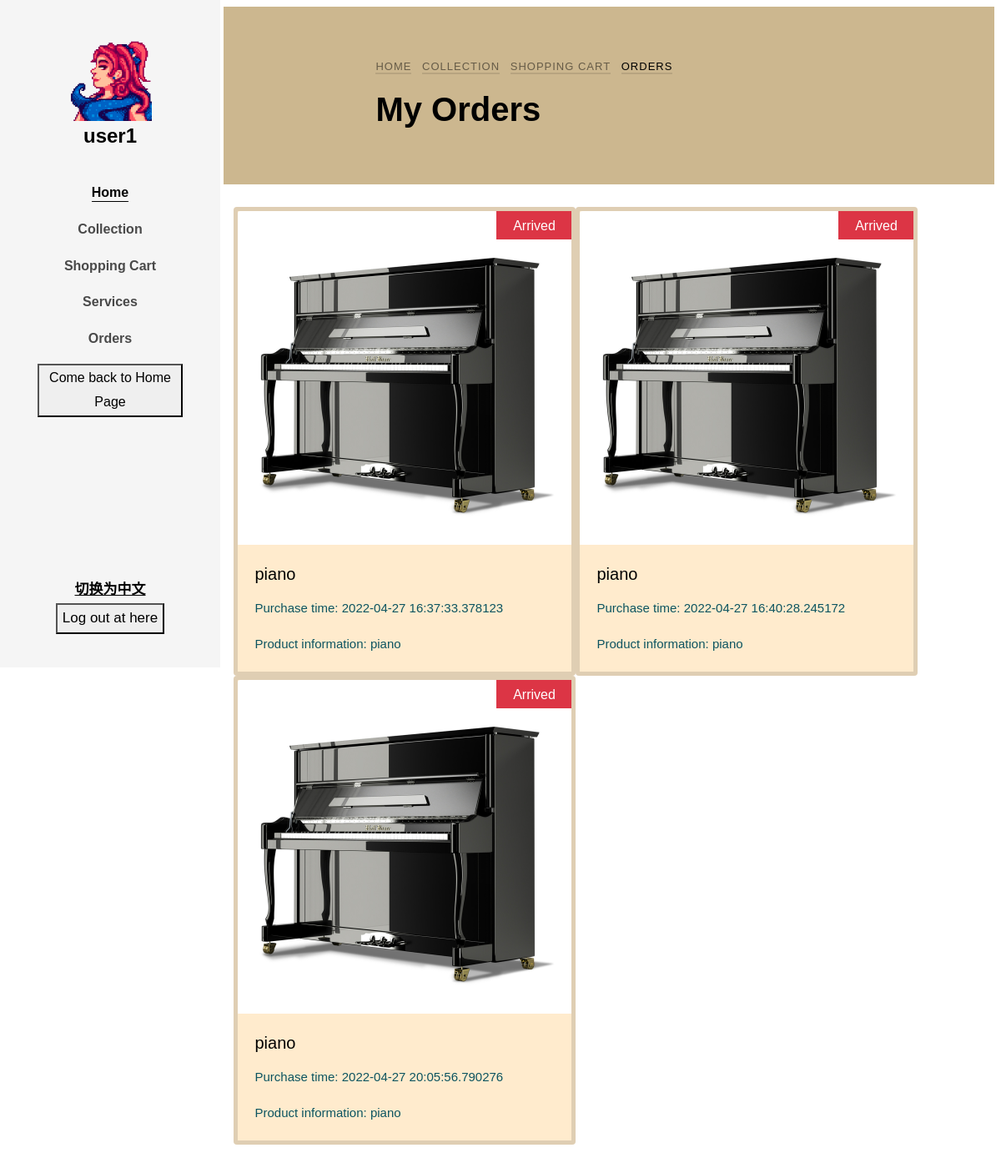
The page /Orders (signed in) on the database as committed earlier.
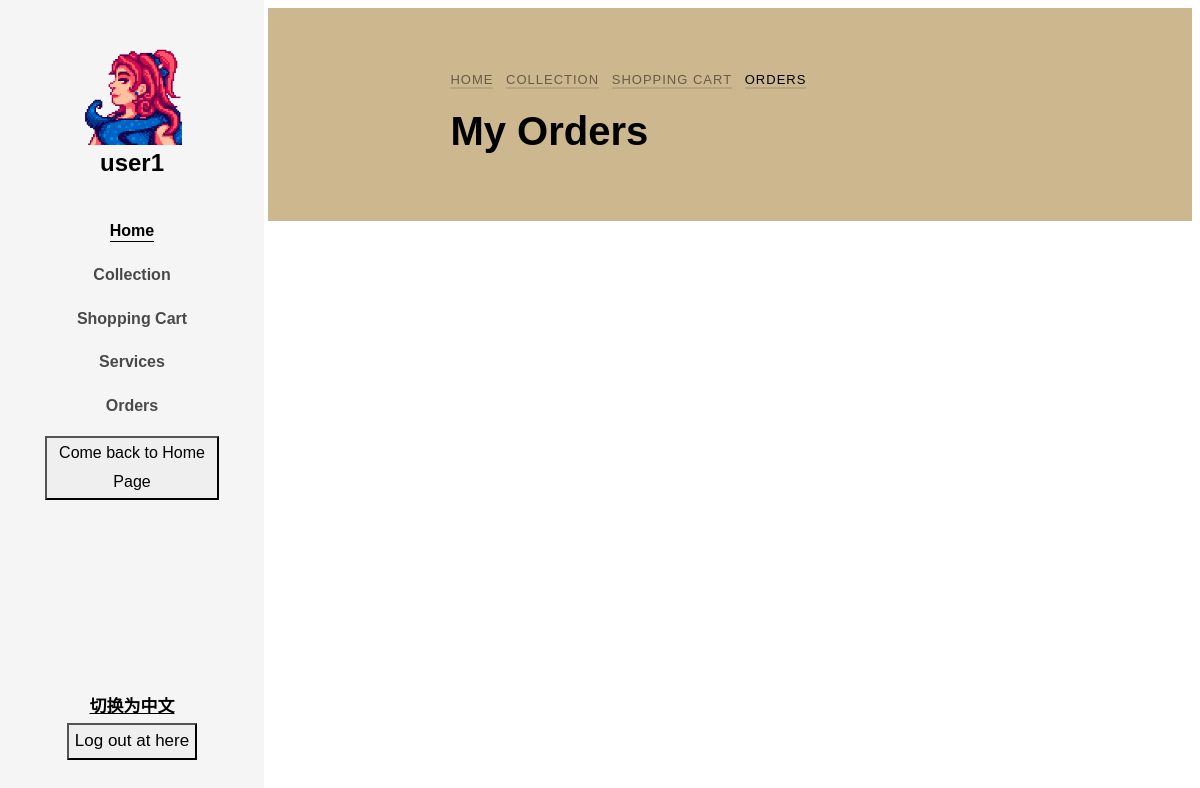
The same page on the database as committed later.
### app/models.py (models this page shows, shortened)
class User(db.Model):
    __tablename__ = "user"
    __table_args__ = {'extend_existing': True}
    id = db.Column(db.Integer, primary_key=True)
    user_name = db.Column(db.String(32), unique=True, nullable=False)
    password_hash = db.Column(db.String(64), nullable=False)
    email = db.Column(db.String(64), nullable=False)
    register_time = db.Column(db.DateTime, default=datetime.now)
    gender = db.Column(db.String(10), nullable=True)
    icon = db.Column(db.String(128), nullable=True)
    introduction = db.Column(db.String(64), nullable=True)
    authority = db.Column(db.Integer, default=0, nullable=False)
    money = db.Column(db.Integer, default=0, nullable=False)
    new_time = db.Column(db.DateTime, nullable=True)
    count = db.Column(db.Integer, default=0)
    situation = db.Column(db.Boolean, nullable=True)
    messages = db.relationship('Message', back_populates='author', cascade='all')

class Commodity(db.Model):
    __tablename__ = "commodity"
    __table_args__ = {'extend_existing': True}
    id = db.Column(db.Integer, primary_key=True, autoincrement=True)
    commodity_name = db.Column(db.String(32), nullable=False)
    release_time = db.Column(db.DateTime, default=datetime.now)
    cargo_quantity = db.Column(db.Integer, nullable=False)
    pic_path = db.Column(db.String(64), nullable=True)
    price = db.Column(db.Integer, nullable=False)
    introduction = db.Column(db.String(64), nullable=True)
    type = db.Column(db.String(32), nullable=False)
    collect_num = db.Column(db.Integer, default=0)
    is_collect = db.Column(db.Boolean, default=False, nullable=False)

class Order(db.Model):
    __tablename__ = "order"
    __table_args__ = {'extend_existing': True}
    id = db.Column(db.Integer, primary_key=True, autoincrement=True)
    user_id = db.Column(db.Integer, db.ForeignKey('user.id'))
    purchase_time = db.Column(db.DateTime, default=datetime.now)
    address = db.Column(db.String(64), nullable=False)
    transport = db.Column(db.String(64), nullable=False)
    is_receive = db.Column(db.Boolean, default=False, nullable=False)

### app/routes.py (the view)
@app.route('/Orders')
def Orders():
    user = User.query.filter(User.user_name == session.get('USERNAME')).first()
    user_icon = setIcon()
    orders = Order.query.filter(Order.user_id == session.get('uid'))
    allorders = Order.query.all()
    list = [];
    alllist = []
    for o in orders:
        list = get_orders(o, list)
    session.pop('orders', None)
    session['orders'] = list
    for o2 in allorders:
        alllist = get_orders(o2, alllist)
    session.pop('allorders', None)
    session['allorders'] = alllist
    if islogined():
        authority = session.get('authority')
    else:
        authority = 0
    return render_template('order.html', user=user, icon=user_icon, islogin=islogined(), orders=list,allorders=alllist,
                           authority=authority)

### app/functions.py (called while the page is built)
def islogined():
    if session.get('USERNAME'):
        return True
    else:
        return False

### app/routes.py (called while the page is built)
def get_orders(p, list):
    order_detail = db.session.query(OrderDetail).filter(OrderDetail.order_id == p.id).all()
    for od in order_detail:
        item = dict()
        c = db.session.query(Commodity).filter(Commodity.id == od.commodity_id).first()
        item['id'] = p.id
        item['detail'] = od.id
        item['pic_path'] = c.pic_path
        item['is_receive'] = p.is_receive
        item['commodity_name'] = c.commodity_name
        item['purchase_time'] = p.purchase_time
        item['address'] = p.address
        item['introduction'] = c.introduction
        item['price'] = c.price * od.commodity_num
        list.append(item)
    return list

def setIcon():
    if islogined():
        user = User.query.filter(User.user_name == session.get('USERNAME')).first()
        user_icon = user.icon
        if user_icon != None:
            icon = user.icon
            user_icon = url_for('static', filename='uploaded_AVA/' + icon)
        else:
            user_icon = 'NULL'
    else:
        user_icon = 'NULL'
    return user_icon

### app/templates/order.html (shortened to what this page needs)
<!DOCTYPE html>
<html lang="en">
<head>
    <link rel="stylesheet" href="../static/css/open-iconic-bootstrap.min.css">
    <link rel="stylesheet" href="../static/css/animate.css">
    <link rel="stylesheet" href="../static/css/owl.carousel.min.css">
    <link rel="stylesheet" href="../static/css/owl.theme.default.min.css">
    <link rel="stylesheet" href="../static/css/magnific-popup.css">
    <link rel="stylesheet" href="../static/css/aos.css">
    <link rel="stylesheet" href="../static/css/ionicons.min.css">
    <link rel="stylesheet" href="../static/css/bootstrap-datepicker.css">
    <link rel="stylesheet" href="../static/css/jquery.timepicker.css">
    <link rel="stylesheet" href="../static/css/flaticon.css">
    <link rel="stylesheet" href="../static/css/icomoon.css">
    <link rel="stylesheet" href="../static/css/style-per.css">
</head>
<body>
<div id="colorlib-page">
    <aside id="colorlib-aside" role="complementary" class="js-fullheight text-center">
			<h1 id="colorlib-logo"><a href="/home">
                <span>
                    {% if icon == "NULL" %}
                        <img src='{{ avatars.default(size='l') }}' alt="" width=100 height=100>
                    {% else %}
                        <img src='{{ icon }}' alt="" width=100 height=100>
                    {% endif %}
                </span><br>{{user.user_name}}</a>
            </h1>
			<nav id="colorlib-main-menu" role="navigation">
				<ul>
					<li class="colorlib-active"><a href="/home " class="i18n" contrastName="HOME">Home</a></li>
					<li><a href="/collection">Collection</a></li>
					<li><a href="/ShoppingCart">Shopping Cart</a></li>
					<li><a href="/contact">Services</a></li>
                    <li><a href="/Orders">Orders</a></li>
                    <li><button onclick="location.href='/main_page'">Come back to Home Page</button> </li>
				</ul>
			</nav>
			<div class="colorlib-footer">
				<button onclick="execI18n()" class="i18n translate_button" contrastName="TRANSLATE">
                            切换为中文
                </button>
				<div class="d-flex justify-content-center">
					<form action="#" class="colorlib-subscribe-form">
            <div class="form-group d-flex">
            	<button onclick="clickToLogout();">Log out at here</button>
            </div>
          </form>
				</div>
			</div>
		</aside>
    <div id="colorlib-main">
        <section class="ftco-section ftco-bread">
            <div class="container">
                <div class="row no-gutters slider-text justify-content-center align-items-center">
                    <div class="col-md-8 ftco-animate">
                        <p class="breadcrumbs"><span class="mr-2"><a href="/home">Home</a></span>
                            <span class="mr-2"><a href="/collection">Collection</a></span>
                            <span class="mr-2"><a href="/ShoppingCart">Shopping Cart</a></span>
                            <span>Orders</span></p>
                         {% if authority ==1 %}
                            <h1 class="bread">All Orders</h1>
                         {% else %}
                             <h1 class="bread">My Orders</h1>
                         {% endif %}
                    </div>
                </div>
            </div>
        </section>
        <section class="ftco-section-3">
            <div class="photograhy">
                <div class="row">
                    {% if authority ==1 %}
                        {% for order in allorders %}
                        <div class="card">
                            <a href="singleOrder/{{ order.detail }}">
                                <img class="card-img-top" src="{{ order.pic_path }}" alt="Card image cap"
                                     height="400px"></a>
                            {% if order.is_receive %}
                                <span class="product-new-top"
                                      style="background: #28a745"
                                >received</span>
                            {% else %}
                                <span class="product-new-top"
                                      style="background: #dc3545"
                                >Arrived</span>
                            {% endif %}
                            <div class="card-body">
                                <h5 class="card-title"><a
                                        href="singleOrder/{{ order.id }}">{{ order.commodity_name }} </a></h5>
                                <p class="card-text">Purchase time: {{ order.purchase_time }}</p>
                                <p class="card-text">Product information: {{ order.introduction }}</p>
                            </div>
                        </div>
                        {% endfor %}
                    {% else %}
                        {% for order in orders %}
                        <div class="card">
                            <a href="singleOrder/{{ order.detail }}">
                                <img class="card-img-top" src="{{ order.pic_path }}" alt="Card image cap"
                                     height="400px"></a>
                            {% if order.is_receive %}
                                <span class="product-new-top"
                                      style="background: #28a745"
                                >received</span>
                            {% else %}
                                <span class="product-new-top"
                                      style="background: #dc3545"
                                >Arrived</span>
                            {% endif %}
                            <div class="card-body">
                                <h5 class="card-title"><a
                                        href="singleOrder/{{ order.id }}">{{ order.commodity_name }} </a></h5>
                                <p class="card-text">Purchase time: {{ order.purchase_time }}</p>
                                <p class="card-text">Product information: {{ order.introduction }}</p>
                            </div>
                        </div>
                        {% endfor %}
                    {% endif %}
                </div>
            </div>
        </section>
    </div>
</div>
</body>
</html>

### app/templates/order.html (style rules this page uses)
.translate_button { background: transparent; border: none; text-decoration: underline; font-weight: bold; cursor: pointer; }

Rows that differ between the two databases and show on the page:
no longer on this page (row edited): Commodity: pic_path (picture), commodity_name "piano" "piano" "piano", introduction "piano" "piano" "piano"
removed Order: purchase_time "2022-04-27 16:37:33.378123"
removed Order: purchase_time "2022-04-27 16:40:28.245172"
removed Order: purchase_time "2022-04-27 20:05:56.790276"
Other text that changed with them:
list line gone: "Arrived Purchase time: Product information:"
